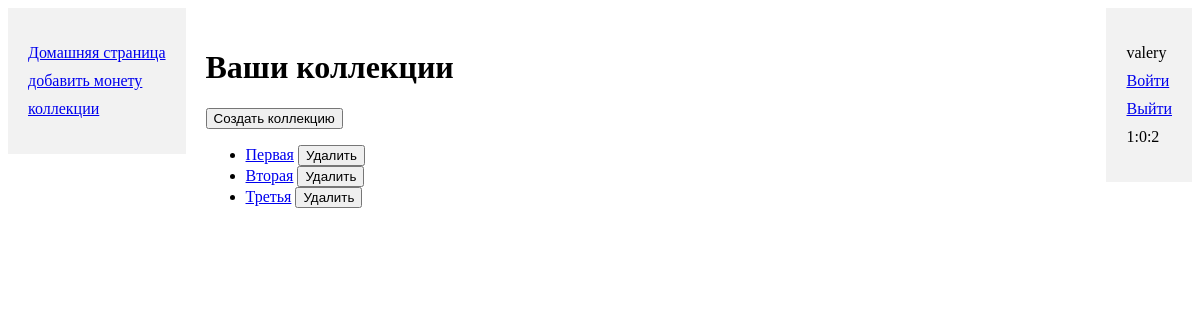
Page /get_collection/ (signed in) on the earlier database version.
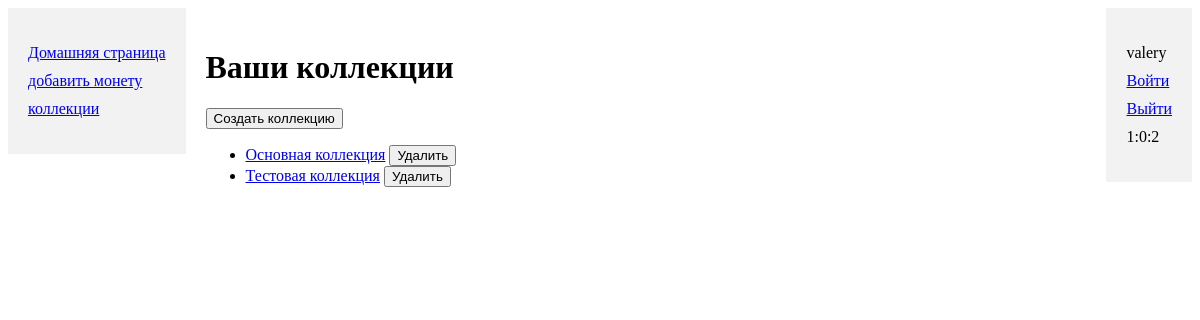
Same page on the later database version.
### collection_app/models.py (models this page shows, shortened)
class Collection(models.Model):
    name = models.CharField(max_length=100, verbose_name='название')
    user = models.ForeignKey(User, on_delete=models.SET_NULL, null=True, blank=True)

### collection_app/views.py (the view)
# urls.py: path('get_collection/', views.get_collection, name='get_collection'),
@login_required
def get_collection(request):
    user_collections = Collection.objects.filter(user=request.user)
    return render(request, 'collection_list.html', {'user_collections': user_collections})

### collection_app/templates/collection_list.html (shortened to what this page needs)
{% extends "base.html" %}
{% block content %}
    <h1>Ваши коллекции</h1>
    <form action="{% url 'create_collection_view' %}" method="get" style="display: inline;">
        <input type="submit" value="Создать коллекцию">
    </form>
    {% if user_collections %}
        <ul>
            {% for collection in user_collections %}
                <li>
                    <a href="{% url 'collection_detail' collection.id %}">{{ collection.name }}</a>
                    <form action="{% url 'delete_collection' collection.id %}" method="post" style="display: inline;">
                        <input type="submit" value="Удалить">
                    </form>
                </li>
            {% endfor %}
        </ul>
    {% else %}
        <p>У вас пока нет созданных коллекций.</p>
    {% endif %}
{% endblock %}

### templates/base.html (shortened to what this page needs)
<!DOCTYPE html>
<html lang="en">
<head>
</head>
<body>
    <div class="container">
        <div class="sidebar">
            <ul>
                <li><a href="{% url 'index' %}" style="display: block;">Домашняя страница</a></li>
                <li><a href="{% url 'add_coin' %}" style="display: block;">добавить монету</a></li>
                <li><a href="{% url 'get_collection' %}" style="display: block;">коллекции</a></li>
            </ul>
        </div>
        <div class="content">
            {% block content %}
            {% endblock %}
        </div>
        <div class="sidebar">
            <ul>
                <li>{{ request.user }}</li>
                <li><a href="{% url 'login' %}" style="display: block;">Войти</a></li>
                <li><a href="{% url 'logout' %}" style="display: block;">Выйти</a></li>
                <div id="time"></div>
         </ul>
        </div>
    </div>
</body>
</html>

### templates/base.html (style rules this page uses)
.container { display: flex; justify-content: space-between; align-items: start; }
.sidebar { padding: 20px; background-color: #f2f2f2; }
.sidebar ul { list-style: none; padding: 0; }
.sidebar li { margin-bottom: 10px; }
.content { flex: 1; padding: 20px; }

Differences in the rows shown:
removed Collection: name "Первая"
removed Collection: name "Вторая"
removed Collection: name "Третья"
added Collection: name "Основная коллекция"
added Collection: name "Тестовая коллекция"
